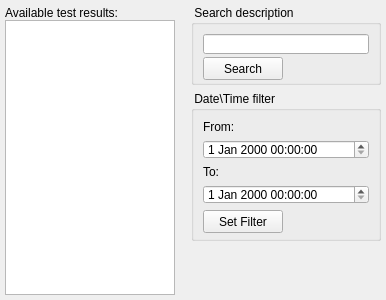
<?xml version="1.0" encoding="UTF-8"?>
<ui version="4.0">
 <class>RunDescriptionTableWidget</class>
 <widget class="QWidget" name="RunDescriptionTableWidget">
  <property name="geometry">
   <rect>
    <x>0</x>
    <y>0</y>
    <width>386</width>
    <height>300</height>
   </rect>
  </property>
  <property name="sizePolicy">
   <sizepolicy hsizetype="Expanding" vsizetype="Expanding">
    <horstretch>0</horstretch>
    <verstretch>0</verstretch>
   </sizepolicy>
  </property>
  <property name="windowTitle">
   <string>Form</string>
  </property>
  <layout class="QHBoxLayout" name="horizontalLayout">
   <property name="leftMargin">
    <number>0</number>
   </property>
   <property name="topMargin">
    <number>0</number>
   </property>
   <property name="rightMargin">
    <number>0</number>
   </property>
   <property name="bottomMargin">
    <number>0</number>
   </property>
   <item>
    <widget class="QWidget" name="listWidget" native="true">
     <property name="sizePolicy">
      <sizepolicy hsizetype="Expanding" vsizetype="Expanding">
       <horstretch>0</horstretch>
       <verstretch>0</verstretch>
      </sizepolicy>
     </property>
     <layout class="QVBoxLayout" name="verticalLayout">
      <property name="spacing">
       <number>0</number>
      </property>
      <property name="leftMargin">
       <number>5</number>
      </property>
      <property name="topMargin">
       <number>5</number>
      </property>
      <property name="rightMargin">
       <number>5</number>
      </property>
      <property name="bottomMargin">
       <number>5</number>
      </property>
      <item>
       <widget class="QLabel" name="availableResultsLabel">
        <property name="sizePolicy">
         <sizepolicy hsizetype="Expanding" vsizetype="Fixed">
          <horstretch>0</horstretch>
          <verstretch>0</verstretch>
         </sizepolicy>
        </property>
        <property name="minimumSize">
         <size>
          <width>0</width>
          <height>15</height>
         </size>
        </property>
        <property name="maximumSize">
         <size>
          <width>16777215</width>
          <height>15</height>
         </size>
        </property>
        <property name="text">
         <string>Available test results:</string>
        </property>
       </widget>
      </item>
      <item>
       <widget class="QTableView" name="runDescriptionTable">
        <property name="editTriggers">
         <set>QAbstractItemView::NoEditTriggers</set>
        </property>
        <property name="tabKeyNavigation">
         <bool>false</bool>
        </property>
        <property name="showDropIndicator" stdset="0">
         <bool>false</bool>
        </property>
        <property name="dragDropOverwriteMode">
         <bool>false</bool>
        </property>
        <property name="selectionMode">
         <enum>QAbstractItemView::NoSelection</enum>
        </property>
       </widget>
      </item>
     </layout>
    </widget>
   </item>
   <item>
    <widget class="QWidget" name="toolWidget" native="true">
     <property name="sizePolicy">
      <sizepolicy hsizetype="Fixed" vsizetype="Expanding">
       <horstretch>0</horstretch>
       <verstretch>0</verstretch>
      </sizepolicy>
     </property>
     <property name="minimumSize">
      <size>
       <width>200</width>
       <height>0</height>
      </size>
     </property>
     <property name="maximumSize">
      <size>
       <width>200</width>
       <height>16777215</height>
      </size>
     </property>
     <layout class="QVBoxLayout" name="verticalLayout_2">
      <property name="leftMargin">
       <number>5</number>
      </property>
      <property name="topMargin">
       <number>5</number>
      </property>
      <property name="rightMargin">
       <number>5</number>
      </property>
      <property name="bottomMargin">
       <number>5</number>
      </property>
      <item>
       <widget class="QGroupBox" name="searchGroup">
        <property name="sizePolicy">
         <sizepolicy hsizetype="Expanding" vsizetype="Fixed">
          <horstretch>0</horstretch>
          <verstretch>0</verstretch>
         </sizepolicy>
        </property>
        <property name="minimumSize">
         <size>
          <width>0</width>
          <height>80</height>
         </size>
        </property>
        <property name="maximumSize">
         <size>
          <width>16777215</width>
          <height>80</height>
         </size>
        </property>
        <property name="title">
         <string> Search description </string>
        </property>
        <layout class="QVBoxLayout" name="verticalLayout_3">
         <property name="leftMargin">
          <number>9</number>
         </property>
         <item>
          <widget class="QLineEdit" name="lineEdit">
           <property name="minimumSize">
            <size>
             <width>0</width>
             <height>20</height>
            </size>
           </property>
           <property name="maximumSize">
            <size>
             <width>16777215</width>
             <height>20</height>
            </size>
           </property>
          </widget>
         </item>
         <item>
          <widget class="QPushButton" name="searchButton">
           <property name="sizePolicy">
            <sizepolicy hsizetype="Fixed" vsizetype="Fixed">
             <horstretch>0</horstretch>
             <verstretch>0</verstretch>
            </sizepolicy>
           </property>
           <property name="minimumSize">
            <size>
             <width>0</width>
             <height>23</height>
            </size>
           </property>
           <property name="maximumSize">
            <size>
             <width>16777215</width>
             <height>23</height>
            </size>
           </property>
           <property name="text">
            <string>Search</string>
           </property>
          </widget>
         </item>
         <item>
          <spacer name="verticalSpacer_2">
           <property name="orientation">
            <enum>Qt::Vertical</enum>
           </property>
           <property name="sizeHint" stdset="0">
            <size>
             <width>20</width>
             <height>40</height>
            </size>
           </property>
          </spacer>
         </item>
        </layout>
       </widget>
      </item>
      <item>
       <widget class="QGroupBox" name="filterGroup">
        <property name="sizePolicy">
         <sizepolicy hsizetype="Expanding" vsizetype="Fixed">
          <horstretch>0</horstretch>
          <verstretch>0</verstretch>
         </sizepolicy>
        </property>
        <property name="minimumSize">
         <size>
          <width>0</width>
          <height>150</height>
         </size>
        </property>
        <property name="maximumSize">
         <size>
          <width>16777215</width>
          <height>150</height>
         </size>
        </property>
        <property name="title">
         <string> Date\Time filter </string>
        </property>
        <layout class="QVBoxLayout" name="verticalLayout_4">
         <item>
          <widget class="QLabel" name="label">
           <property name="text">
            <string>From:</string>
           </property>
          </widget>
         </item>
         <item>
          <widget class="QDateTimeEdit" name="dateTimeEdit"/>
         </item>
         <item>
          <widget class="QLabel" name="label_2">
           <property name="text">
            <string>To:</string>
           </property>
          </widget>
         </item>
         <item>
          <widget class="QDateTimeEdit" name="dateTimeEdit_2"/>
         </item>
         <item>
          <widget class="QPushButton" name="filterButton">
           <property name="sizePolicy">
            <sizepolicy hsizetype="Fixed" vsizetype="Fixed">
             <horstretch>0</horstretch>
             <verstretch>0</verstretch>
            </sizepolicy>
           </property>
           <property name="minimumSize">
            <size>
             <width>0</width>
             <height>23</height>
            </size>
           </property>
           <property name="maximumSize">
            <size>
             <width>16777215</width>
             <height>23</height>
            </size>
           </property>
           <property name="text">
            <string>Set Filter</string>
           </property>
          </widget>
         </item>
         <item>
          <spacer name="verticalSpacer_3">
           <property name="orientation">
            <enum>Qt::Vertical</enum>
           </property>
           <property name="sizeHint" stdset="0">
            <size>
             <width>20</width>
             <height>40</height>
            </size>
           </property>
          </spacer>
         </item>
        </layout>
       </widget>
      </item>
      <item>
       <spacer name="verticalSpacer">
        <property name="orientation">
         <enum>Qt::Vertical</enum>
        </property>
        <property name="sizeHint" stdset="0">
         <size>
          <width>20</width>
          <height>45</height>
         </size>
        </property>
       </spacer>
      </item>
     </layout>
    </widget>
   </item>
  </layout>
 </widget>
 <resources/>
 <connections/>
</ui>
